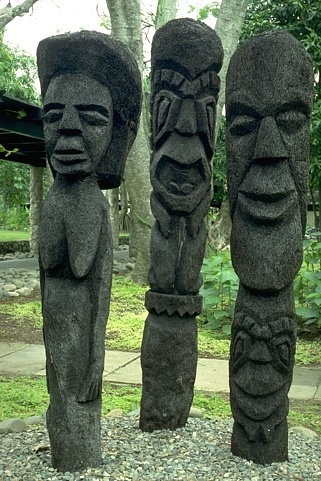
#> input picture images/natural_image_sets/CBSD68/101085.png, 321 x 481 px; its folder holds only this picture in this run
$ python exp0_distribution.py   (older library calls are emulated)
#> lines starting #> are read from the running program, lines starting #| are printed output that depends on the picture; long printed decimals are rounded
#> further down, img is the input picture: shape (481, 321, 3); mean B, G, R 80.9, 102.6, 87.8
### code/methods/AGT.py
#!/usr/bin/python
# -*- coding: UTF-8 -*-
"""
This is the implementation of our method AGT-ME.
Ref: https://arxiv.org/pdf/2007.02246.pdf
Author: Yong Lee
E-Mail: yongli.cv@gmail.com
C-Data: 2019.04.10
______________________________
version 2
M-Data: 2020.09.03
    1. Correct the bugs of AGT-ME
    2. Add CAB algorithm
"""
import cv2
import time
import numpy as np


def adaptive_gamma_transform(image, mask=None, normalize=False, visual=True):
    """
    :param image:  input image, color (3 channels) or gray (1 channel);
    :param mask:  calc gamma value in the mask area, default is the whole image;
    :param normalize: normalize the input with max/min or not
    :param visual: for better visualization, we divide the  maximized entropy gamma with a constant 2.2
    :return: gamma, and output
    """
#> called with normalize = False, visual = False

    # Step 1. Check the inputs: image
    if np.ndim(image) == 3 and image.shape[-1] == 3:  # color image
        hsv = cv2.cvtColor(image, cv2.COLOR_BGR2HSV)
#> hsv: shape (481, 321, 3); mean H, S, V 59.3, 69.5, 102.9
        img = hsv[:, :, 2]
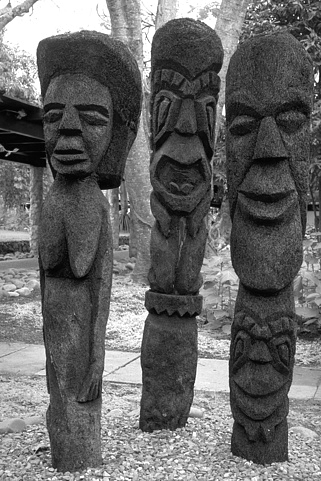
#> img: shape (481, 321); min 0, max 255, mean 102.9
        color_flag = True
    elif np.ndim(image) == 2:  # gray image
        img = image
        color_flag = False
    else:
        print("ERROR：check the input image of AGT function...")
        return 1, None
    if not (visual or not visual):
        print("ERROR：check the visual of AGT function...")
        return 1, None

    # Step 2. pre-processing
    if normalize:  # normalization
        img = img.astype(np.float)
        img = (255 * (img - np.min(img[:])) / (np.max(img[:]) - np.min(img[:]) + 0.1)).astype(np.float)

    # Step 3. Main steps of AGT-ME
    # Step 3.1 image normalization to range (0,1)
    img = (img + 0.5) / 256

    # Step 3.2 calculate the gamma
    img_log = np.log(img)
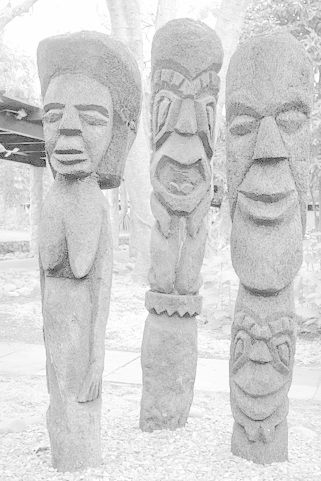
#> img_log: shape (481, 321) float64; min -6.24, max -0.00196, mean -1.13; drawn with min black and max white
    if mask is not None:
        mask[mask < 255] = 0
        img_log[mask == 0] = np.NaN
    gamma = -1 / np.nanmean(img_log[:])
#> gamma = 0.884

    # Step 3.3  weather optimize for human visual system
    if visual:
        gamma = gamma / 2.2

    # Step 3.4 apply gamma transformation
    output = np.power(img, gamma)

    # Step 4.0 stretch back and post-process
    if mask is not None:
        output = (output * 256 - 0.5) * mask / 255.0
    else:
        output = (output * 256 - 0.5)
    output = output.round().astype(np.uint8)
    if color_flag:
        hsv[:, :, 2] = output
#> hsv: shape (481, 321, 3); mean H, S, V 59.3, 69.5, 112.1
        output = cv2.cvtColor(hsv, cv2.COLOR_HSV2BGR)
#> output: shape (481, 321, 3)

    return gamma, output


# test function
# [22 lines left out: function simple_example, not called in this run]


# [2 lines that do not run on import are left out]

### code/exp0_distribution.py
#!/usr/bin/python
# -*- coding: UTF-8 -*-
"""
Experiment 0: Test the gamma distribution of a dataset.
Author: Yong Lee
E-Mail: yongli.cv@gmail.com
C-Data: 2019.04.10
"""

import os
import cv2
import numpy as np
from methods.AGT import adaptive_gamma_transform
# from methods.BIGC import blind_inverse_gamma_correction
import matplotlib.pyplot as plt

image_dir = r"../images/natural_image_sets/CBSD68/"

out_dir = r"./temp_out"
image_names = os.listdir(image_dir)
gamma_list = []
for k, name in enumerate(image_names):
    path = os.path.join(image_dir, name)
    # img = cv2.imread(path)  # read as gray image
    img = cv2.imdecode(np.fromfile(path, dtype=np.uint8), 1)  # for non utf-8 image path

    # get the gamma^*
    gamma, result1 = adaptive_gamma_transform(img, visual=False)
#> gamma = 0.884
    print(gamma, np.mean(img[:]))
#| 0.8837 90.451
    gamma_list.append(gamma)
    print(str(k) + ": " + name + "(" + str(gamma) + ")")
#| 0: 101085.png(0.8837)

    # save the images to the out_dir
    _, result2 = adaptive_gamma_transform(img, visual=True)
#> call 2 of adaptive_gamma_transform, with normalize = False, visual = True
#> in adaptive_gamma_transform (call 2), `gamma = gamma / 2.2`: gamma = 0.402
#> in adaptive_gamma_transform (call 2), `output = np.power(img, gamma)`:
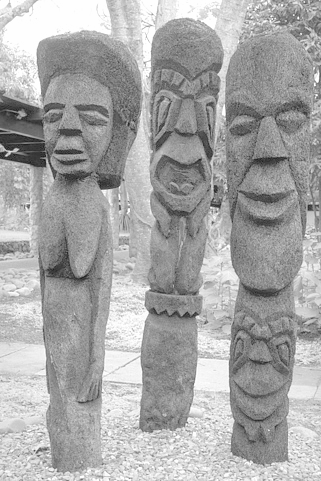
#> output: shape (481, 321) float64; min 0.0816, max 0.999, mean 0.661
#> in adaptive_gamma_transform (call 2), `hsv[:, :, 2] = output`: hsv: shape (481, 321, 3); mean H, S, V 59.3, 69.5, 168.6
#> in adaptive_gamma_transform (call 2), `output = cv2.cvtColor(hsv, cv2.COLOR_HSV2BGR)`:
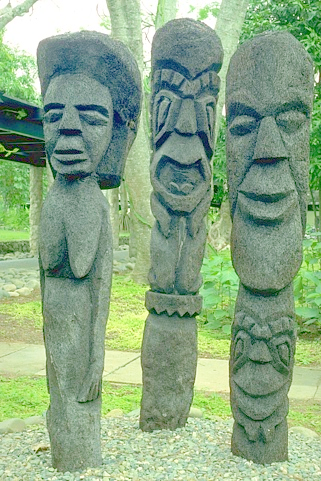
#> output: shape (481, 321, 3); mean B, G, R 133.6, 167.5, 138.8
    cv2.imwrite(os.path.join(out_dir, name), np.concatenate((img, result1, result2), axis=1))
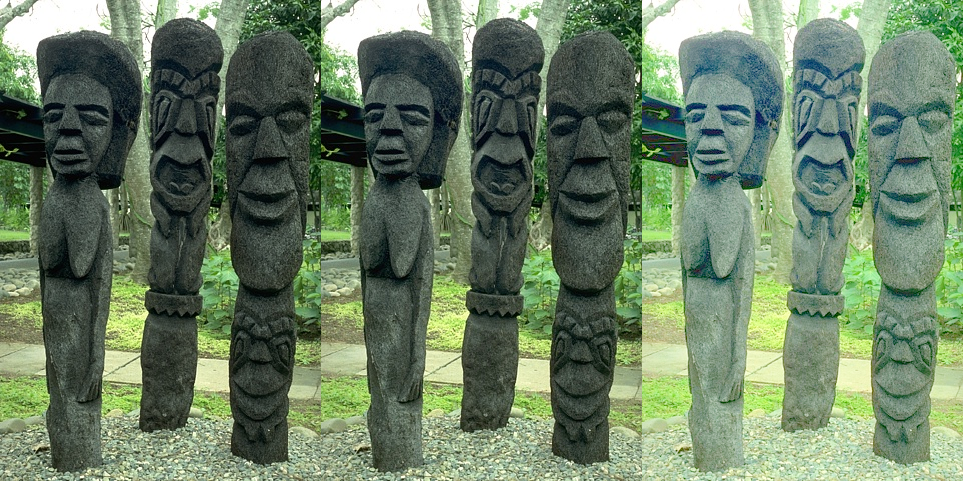
#> saved as 101085.png: shape (481, 963, 3); mean B, G, R 100.8, 127.3, 107.1

gamma_list = np.array(gamma_list)
#> gamma_list = [0.884]
gamma_mean = np.mean(gamma_list)
#> gamma_mean = 0.884
gamma_std = np.std(gamma_list)
#> gamma_std = 0
print("gamma mean:" + str(gamma_mean) + "; gamma std:" + str(gamma_std))
#| gamma mean:0.8837; gamma std:0.0
plt.figure()
plt.plot(gamma_list)
plt.xlabel("image numbers")
plt.ylabel("gamma")
plt.show()
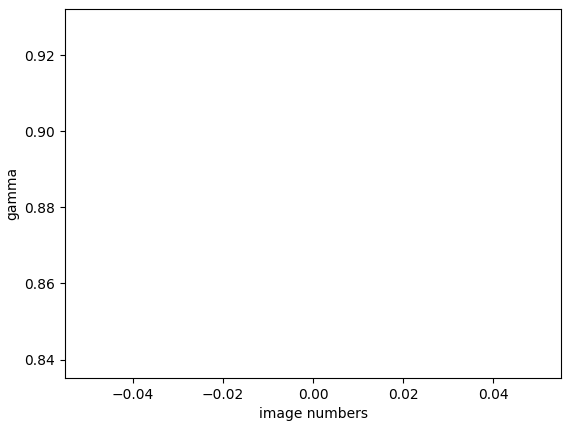
#> figure drawn by matplotlib, 1 panel

$ run again, on images/natural_image_sets/CBSD68/106024.png
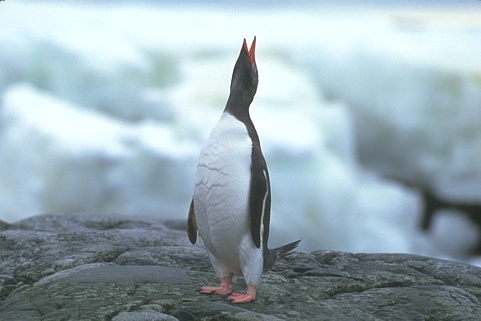
#> input picture images/natural_image_sets/CBSD68/106024.png, 481 x 321 px
#> img is the input picture: shape (321, 481, 3); mean B, G, R 181.8, 173.7, 155.2
#> in adaptive_gamma_transform, `gamma = -1 / np.nanmean(img_log[:])`: gamma = 2.41
#| 2.407 170.228
#| 0: 106024.png(2.407)
#> `cv2.imwrite(os.path.join(out_dir, name), np.concatenate((img, result1,..`:
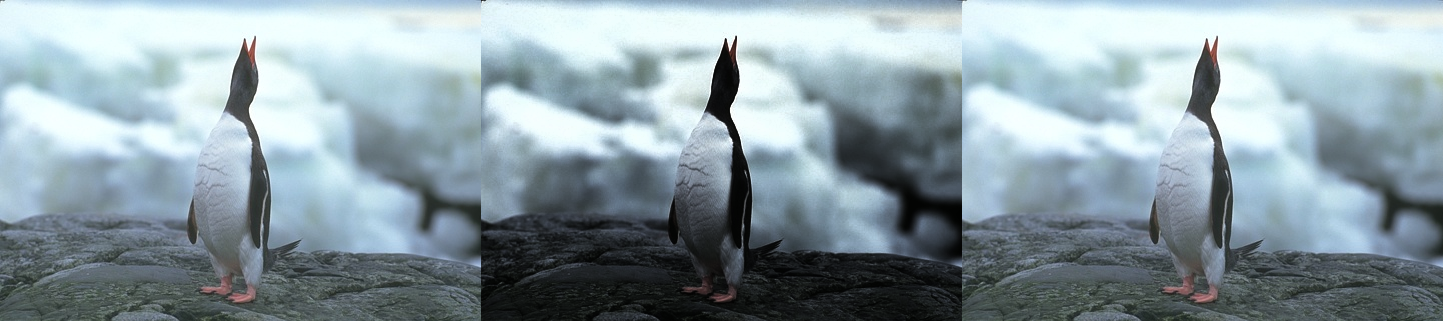
#> saved as 106024.png: shape (321, 1443, 3); mean B, G, R 165.1, 157.6, 140.9
#> gamma_list = [2.41]
#> gamma_mean = 2.41
#> gamma_std = 0
#| gamma mean:2.407; gamma std:0.0
#> `plt.show()`:
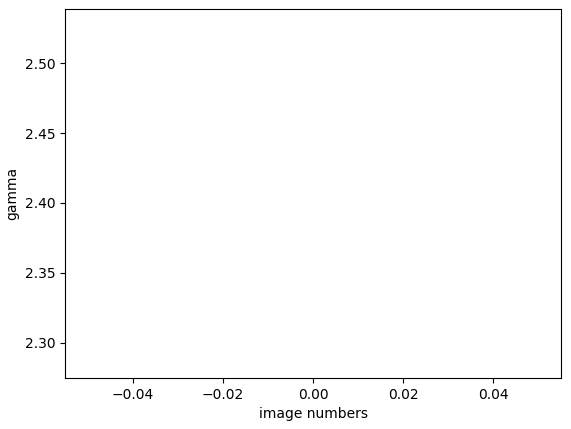
#> figure drawn by matplotlib, 1 panel

$ run again, on images/natural_image_sets/CBSD68/108005.png
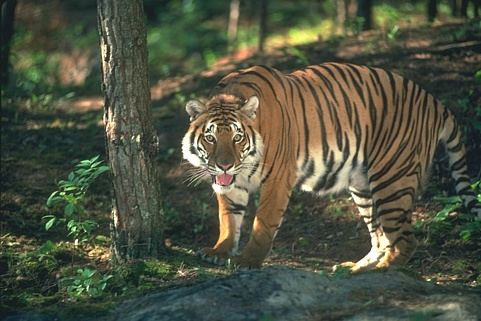
#> input picture images/natural_image_sets/CBSD68/108005.png, 481 x 321 px
#> img is the input picture: shape (321, 481, 3); mean B, G, R 65.1, 83.5, 79.2
#> in adaptive_gamma_transform, `gamma = -1 / np.nanmean(img_log[:])`: gamma = 0.861
#| 0.861 75.915
#| 0: 108005.png(0.861)
#> `cv2.imwrite(os.path.join(out_dir, name), np.concatenate((img, result1,..`:
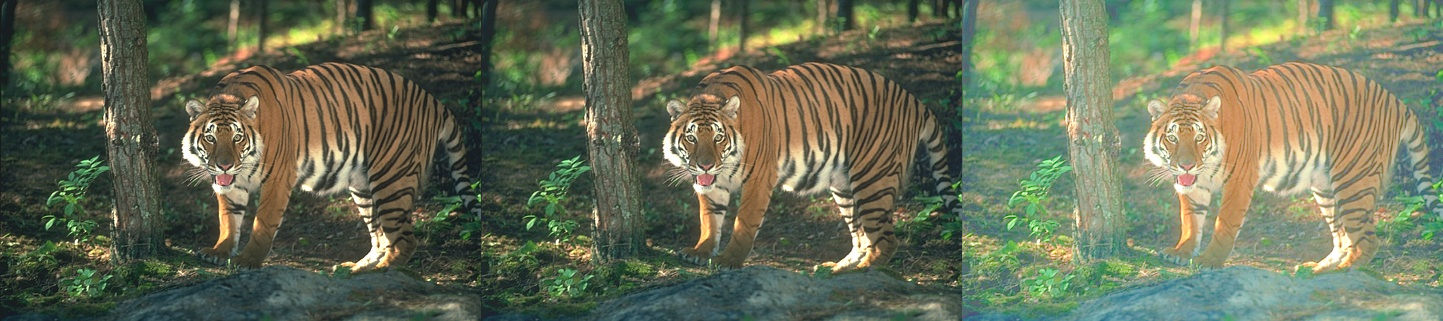
#> saved as 108005.png: shape (321, 1443, 3); mean B, G, R 87.5, 111.7, 103.8
#> gamma_list = [0.861]
#> gamma_mean = 0.861
#> gamma_std = 0
#| gamma mean:0.861; gamma std:0.0
#> `plt.show()`:
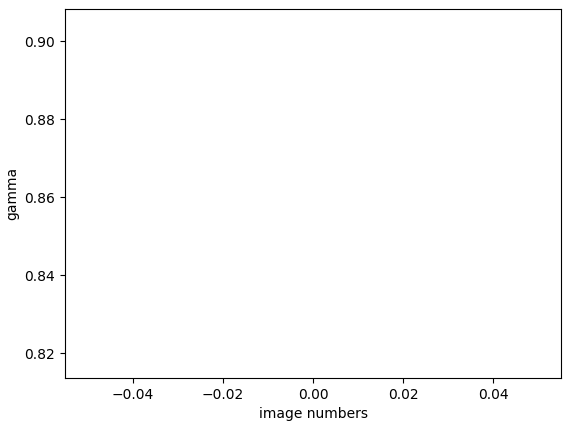
#> figure drawn by matplotlib, 1 panel

$ run again, on images/natural_image_sets/CBSD68/108070.png
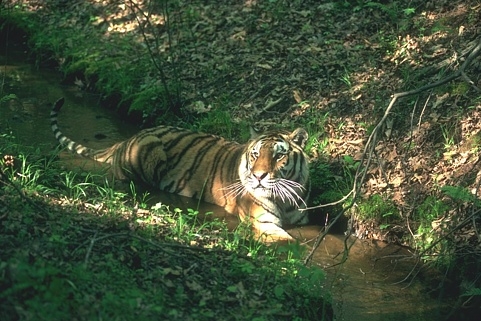
#> input picture images/natural_image_sets/CBSD68/108070.png, 481 x 321 px
#> img is the input picture: shape (321, 481, 3); mean B, G, R 56.9, 81.1, 66.8
#> in adaptive_gamma_transform, `gamma = -1 / np.nanmean(img_log[:])`: gamma = 0.811
#| 0.8111 68.276
#| 0: 108070.png(0.8111)
#> `cv2.imwrite(os.path.join(out_dir, name), np.concatenate((img, result1,..`:
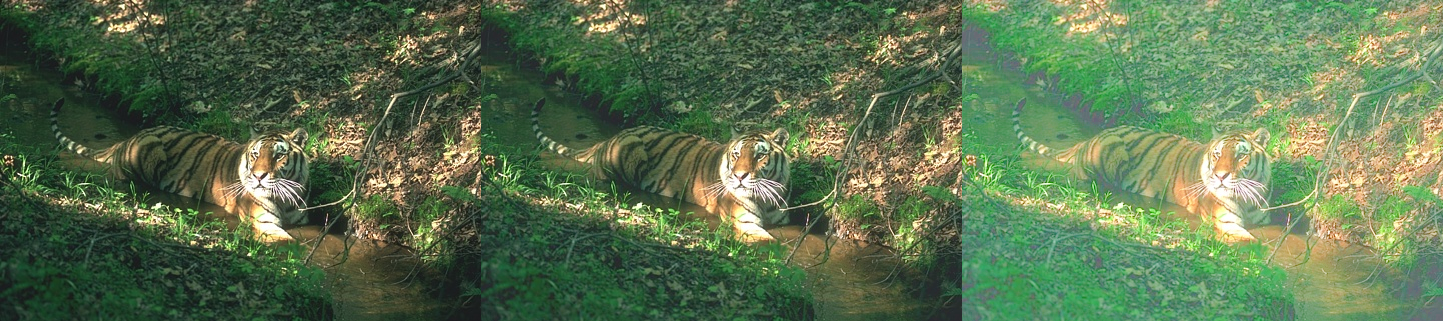
#> saved as 108070.png: shape (321, 1443, 3); mean B, G, R 79.1, 113.6, 90.5
#> gamma_list = [0.811]
#> gamma_mean = 0.811
#> gamma_std = 0
#| gamma mean:0.8111; gamma std:0.0
#> `plt.show()`:
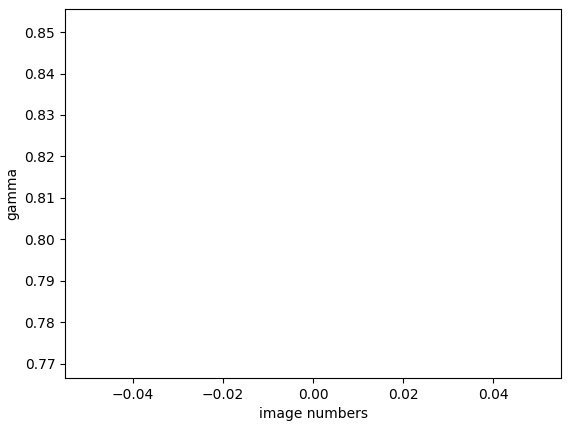
#> figure drawn by matplotlib, 1 panel
